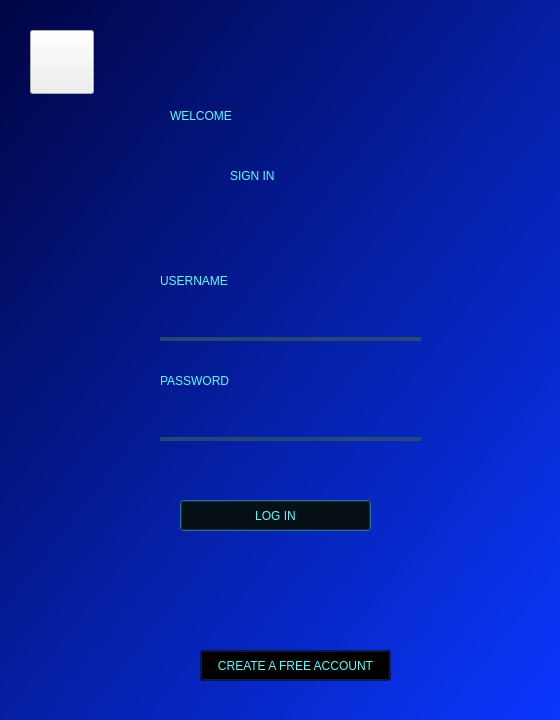
<?xml version="1.0" encoding="UTF-8"?>
<ui version="4.0">
 <class>logging_dialog</class>
 <widget class="QDialog" name="logging_dialog">
  <property name="geometry">
   <rect>
    <x>0</x>
    <y>0</y>
    <width>560</width>
    <height>720</height>
   </rect>
  </property>
  <property name="windowTitle">
   <string>Dialog</string>
  </property>
  <property name="styleSheet">
   <string notr="true">QWidget#logging_dialog{
background-color:qlineargradient(spread:pad, x1:0, y1:0, x2:1, y2:1, stop:0 rgba(0, 5, 68, 255), stop:1 rgba(10, 55, 255, 255));}</string>
  </property>
  <widget class="QLabel" name="welcome_label">
   <property name="geometry">
    <rect>
     <x>170</x>
     <y>80</y>
     <width>251</width>
     <height>71</height>
    </rect>
   </property>
   <property name="styleSheet">
    <string notr="true">font: 75 italic 28pt &quot;Arial&quot;;
color: rgb(85, 255, 255);</string>
   </property>
   <property name="text">
    <string>WELCOME</string>
   </property>
  </widget>
  <widget class="QLabel" name="signin_label_2">
   <property name="geometry">
    <rect>
     <x>230</x>
     <y>150</y>
     <width>141</width>
     <height>51</height>
    </rect>
   </property>
   <property name="styleSheet">
    <string notr="true">font: 75 italic 16pt &quot;Arial&quot;;
color: rgb(85, 255, 255);</string>
   </property>
   <property name="text">
    <string>SIGN IN</string>
   </property>
  </widget>
  <widget class="QPushButton" name="login_button">
   <property name="geometry">
    <rect>
     <x>180</x>
     <y>500</y>
     <width>191</width>
     <height>31</height>
    </rect>
   </property>
   <property name="styleSheet">
    <string notr="true">font: 75 12pt &quot;Arial&quot;;color: rgb(85, 255, 255);
background-color: rgba(0,0,0,0);</string>
   </property>
   <property name="text">
    <string>LOG IN</string>
   </property>
  </widget>
  <widget class="QLineEdit" name="username_input">
   <property name="geometry">
    <rect>
     <x>160</x>
     <y>310</y>
     <width>261</width>
     <height>31</height>
    </rect>
   </property>
   <property name="styleSheet">
    <string notr="true">font: 75 12pt &quot;Arial&quot;;color: rgb(85, 255, 255);
background-color: rgba(0,0,0,0);
border: none;
border-bottom: 4px solid rgba(46,82,101,200)</string>
   </property>
  </widget>
  <widget class="QLineEdit" name="passwd_input">
   <property name="geometry">
    <rect>
     <x>160</x>
     <y>410</y>
     <width>261</width>
     <height>31</height>
    </rect>
   </property>
   <property name="styleSheet">
    <string notr="true">font: 75 12pt &quot;Arial&quot;;color: rgb(85, 255, 255);
background-color: rgba(0,0,0,0);
border: none;
border-bottom: 4px solid rgba(46,82,101,200)</string>
   </property>
  </widget>
  <widget class="QLabel" name="username_label">
   <property name="geometry">
    <rect>
     <x>160</x>
     <y>270</y>
     <width>111</width>
     <height>21</height>
    </rect>
   </property>
   <property name="styleSheet">
    <string notr="true">font: 75 12pt &quot;Arial&quot;;color: rgb(85, 255, 255);
background-color: rgba(0,0,0,0);
</string>
   </property>
   <property name="text">
    <string>USERNAME</string>
   </property>
  </widget>
  <widget class="QLabel" name="passwd_label">
   <property name="geometry">
    <rect>
     <x>160</x>
     <y>370</y>
     <width>131</width>
     <height>21</height>
    </rect>
   </property>
   <property name="styleSheet">
    <string notr="true">font: 75 12pt &quot;Arial&quot;;color: rgb(85, 255, 255);
background-color: rgba(0,0,0,0);
</string>
   </property>
   <property name="text">
    <string>PASSWORD</string>
   </property>
  </widget>
  <widget class="QLabel" name="failure_info">
   <property name="geometry">
    <rect>
     <x>160</x>
     <y>470</y>
     <width>391</width>
     <height>20</height>
    </rect>
   </property>
   <property name="styleSheet">
    <string notr="true">font: 75 12pt &quot;Arial&quot;;
background-color: rgba(0,0,0,0);
color: rgb(255, 0, 0);</string>
   </property>
   <property name="text">
    <string/>
   </property>
  </widget>
  <widget class="QPushButton" name="signup_button">
   <property name="geometry">
    <rect>
     <x>200</x>
     <y>650</y>
     <width>191</width>
     <height>31</height>
    </rect>
   </property>
   <property name="styleSheet">
    <string notr="true">font: 75 8pt &quot;Arial&quot;;color: rgb(85, 255, 255);
background-color: rgba(0,0,0,0);</string>
   </property>
   <property name="text">
    <string>CREATE A FREE ACCOUNT</string>
   </property>
  </widget>
  <widget class="QPushButton" name="home_page">
   <property name="geometry">
    <rect>
     <x>30</x>
     <y>30</y>
     <width>64</width>
     <height>64</height>
    </rect>
   </property>
   <property name="text">
    <string/>
   </property>
  </widget>
 </widget>
 <resources/>
 <connections/>
</ui>
